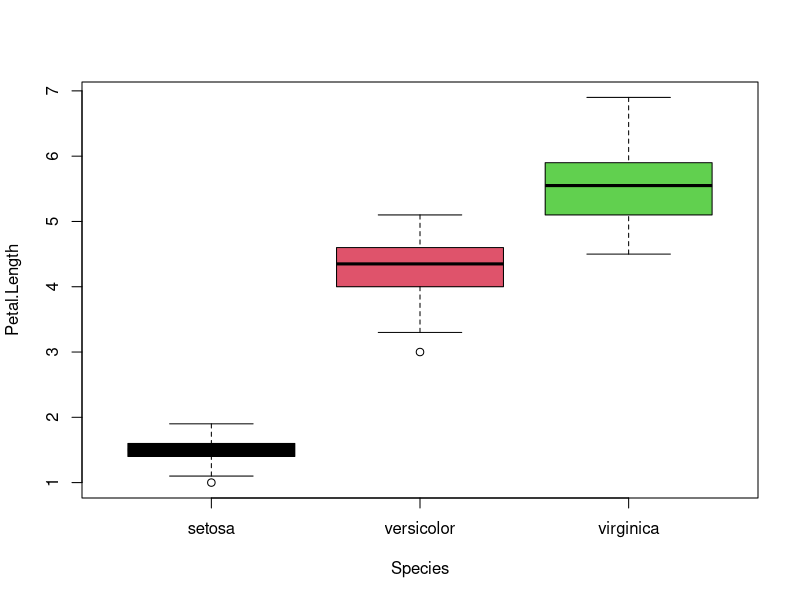
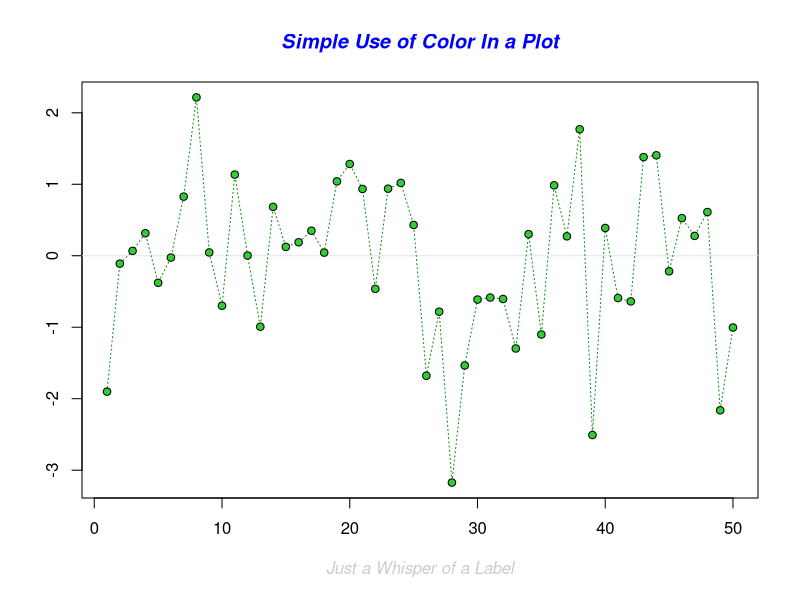
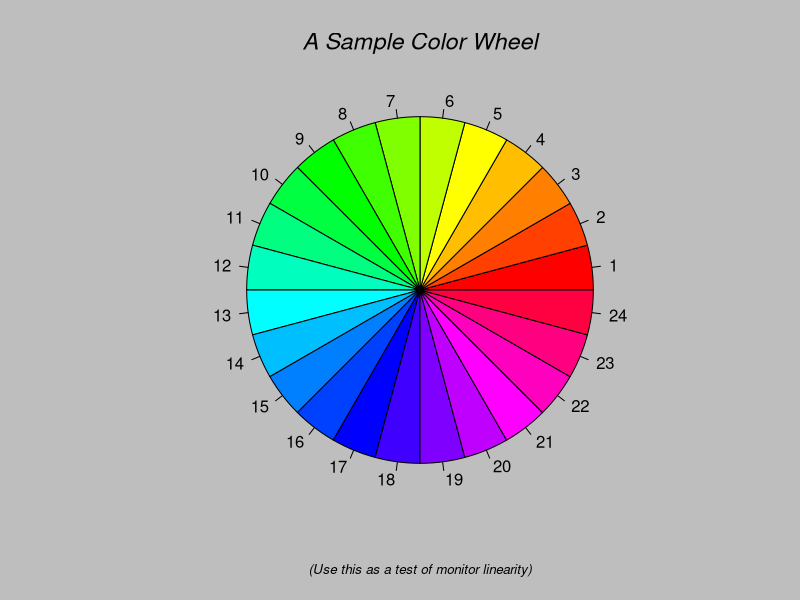
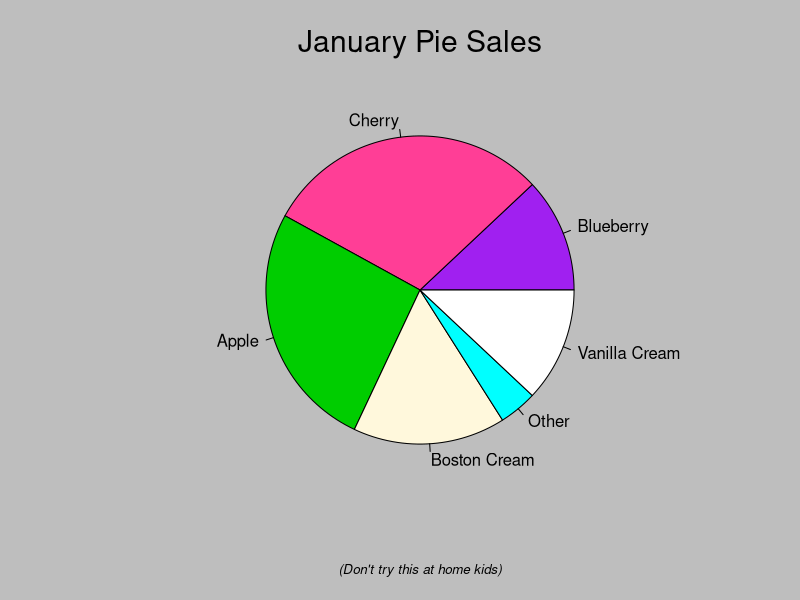
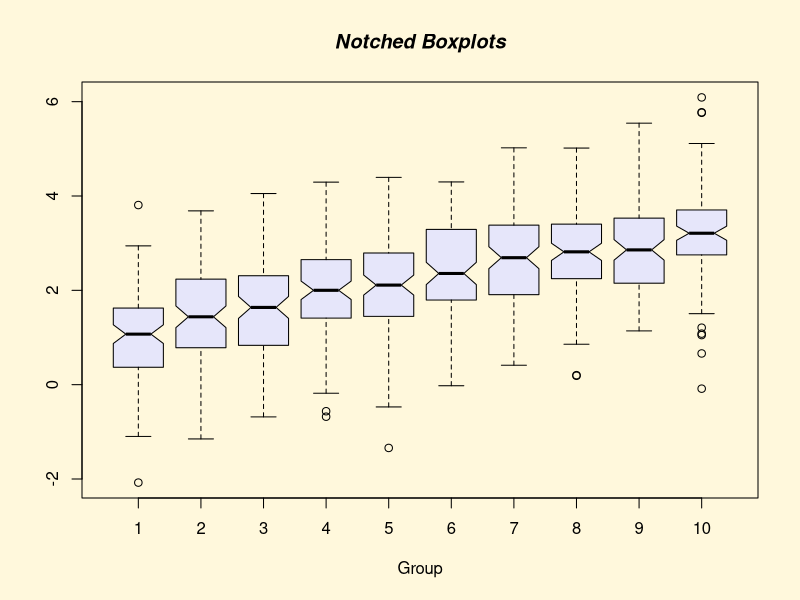
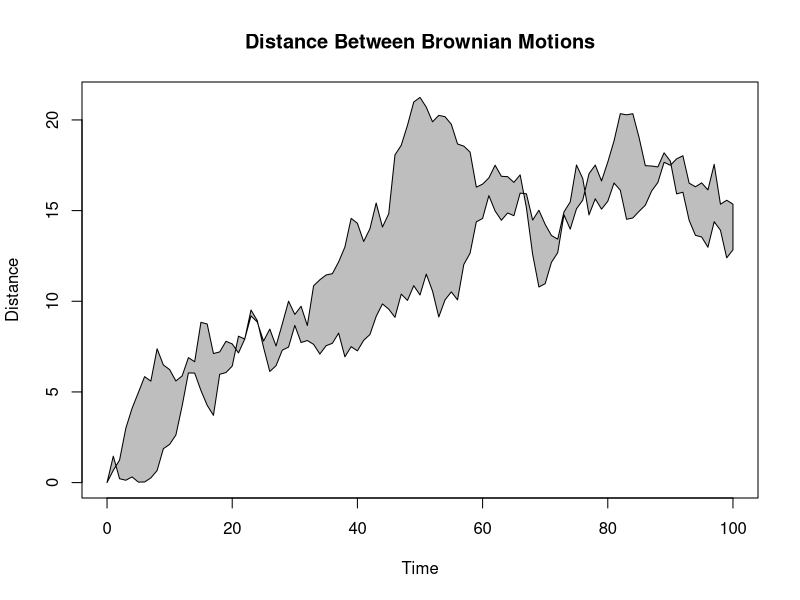
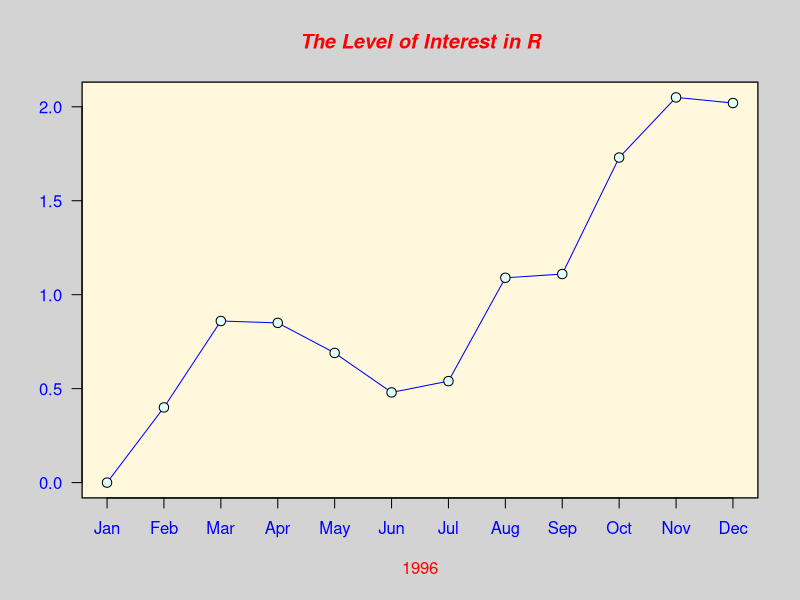
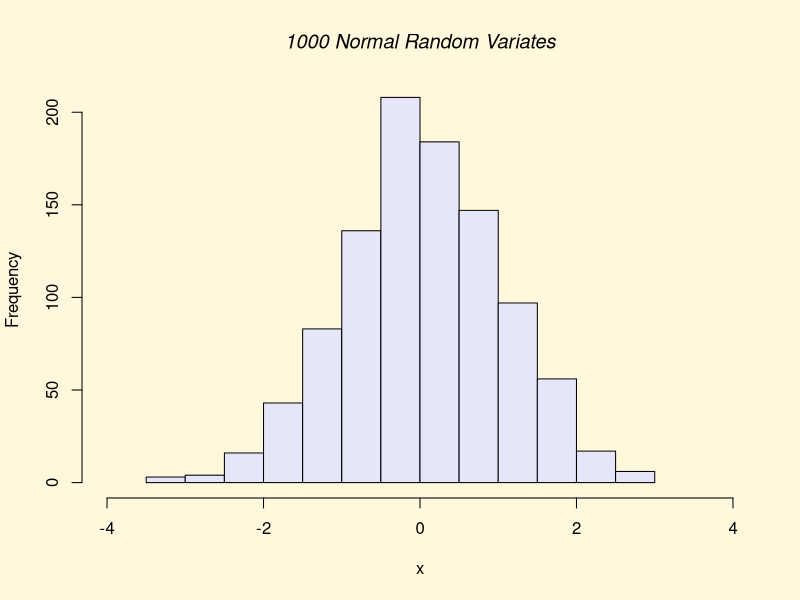

Write R code to recreate these figures, in order.
# Operator before Data Structure
# kahoot for quiz

#From Bricks to Burge Khalifa

##---------------------------##
##` Session 1: Follow Along `##
##---------------------------##
##==========================Interacting R=======================================
##=== R Script ===
## Load data
data("iris")

## display data sample
head(iris)

## get statistics
summary(iris)

## get plot
boxplot(Petal.Length ~ Species, data = iris, col=c(1:3))

## Running the script [terminal]
# Rscript boxplot.R

##=== R help ===

## ? [function]
?head

## help([function])
help(head)

## example([function])
example(head)

## demo([topic])
demo(graphics)

## browseVignettes([package])
## library([package])
browseVignettes("stats")

search()

data()


##---------------------------##
##` Session 3: Follow Along `##
##---------------------------##
##===========================Control Flow=======================================
##=== if statement ===
x <- 30L
if(is.integer(x)) {
  print("X is an Integer")
}

##=== if-else statement ===
x <- c("what","is","truth")
if("Truth" %in% x) {
  print("Truth is found")
} else {
  print("Truth is not found")
}

##=== switch statement ===
x <- switch(
  3,
  "first",
  "second",
  "third",
  "fourth"
)
print(x)

##============================R Loops===========================================

##=== for loop ===
v <- LETTERS[1:4]
#
for ( i in v) {
  print(i)
}

##=== while loop ===
v <- c("Hello","while loop")
cnt <- 2

while (cnt < 7) {
  print(v)
  cnt = cnt + 1
}

##=== repeat loop & break statement ===
v <- c("Hello","loop")
cnt <- 2

repeat {
  print(v)
  cnt <- cnt + 1
  
  if(cnt > 5) {
    break
  }
}

##=== next statement ===
v <- LETTERS[1:6]
for ( i in v) {
  
  if (i == "D") {
    next
  }
  print(i)
}

##=======================The apply family=======================================

##=== apply function ===
mtrx <- matrix(c(1:10, 11:20, 21:30), 
               nrow = 10, ncol = 3)
mtrx

apply(mtrx, 1, sum) # row-wise

apply(mtrx, 2, sum) # column-wise

st.err <- function(x){
  sd(x)/sqrt(length(x))
}

apply(mtrx,2, st.err)

##=== lapply function ===
A<-c(1:10)
B<-c(11:20)
C<-c(21:30)
my.lst<-list(A,B,C)
my.lst

lapply(my.lst, sum)

##=== sapply function ===
sapply(my.lst, mean)

##=== vapply function ===
vapply(my.lst, mean, numeric(1))

##=== tapply function ===
iris$Sepal.Length
iris$Species
tapply(iris$Sepal.Length, iris$Species, mean)

##=== mapply function ===
mapply(sum, A, B, C)

##---------------------------##
##` Session 6: Follow Along `##
##---------------------------##
##===================Measures of Central Tendency===============================
mean(iris$Sepal.Width)

median(iris$Sepal.Width)

x <- table(iris$Sepal.Width)
sort(x, decreasing = TRUE)
x<-iris$Sepal.Width
hist(x, freq=FALSE)
lines(density(x), col='red', lwd=3)
abline(v = mean(x), col="green")
abline(v = median(x), col="blue")
abline(v = 3, col="red")
legend("topright", c("mean", "median","mode"), fill=c("green","blue", "red"))
##===================Measures of Variability===================================
min(iris$Sepal.Length)

max(iris$Sepal.Length)

range(iris$Sepal.Length)

var(iris$Sepal.Length)

sd(iris$Sepal.Length)

##=================Measures of Distribution=====================================
skewness <- function(x) {
  n <- length(x)
  m3 <- sum((x - mean(x))^3) / n
  m2 <- sum((x - mean(x))^2) / n
  skew <- m3 / (m2^(3/2))
  return(skew)
}

skewness(iris$Sepal.Length)

kurtosis <- function(x) {
  n <- length(x)
  m4 <- sum((x - mean(x))^4) / n
  m2 <- sum((x - mean(x))^2) / n
  kurt <- m4 / (m2^2)
  return(kurt)
}
kurtosis(iris$Sepal.Length)

##==================Descriptive Statistics======================================
quantile(iris$Sepal.Length)
quantile(iris$Sepal.Length, probs = c(0.25, 0.5, 0.75))
quantile(iris$Sepal.Length, probs = c(0.1, 0.5, 0.9))

summary(iris)

##==============Frequency/Cross/Contingency Tables==============================
demo_data <- iris

demo_data$size <- 
  ifelse(demo_data$Sepal.Length <
           median(demo_data$Sepal.Length),
         "small", "big"
  )
table(demo_data$Species, demo_data$size)

##====================Correlation===============================================
cor(iris$Sepal.Length,iris$Sepal.Width, method = "pearson")
cor(iris$Sepal.Length,iris$Sepal.Width, method = "spearman")

# improved correlation matrix
library(corrplot)

corrplot(cor(mtcars),
         method = "number",
         type = "upper", # show only upper side
)

##==========================Correlation Test====================================
cor.test(iris$Sepal.Length,iris$Sepal.Width)
